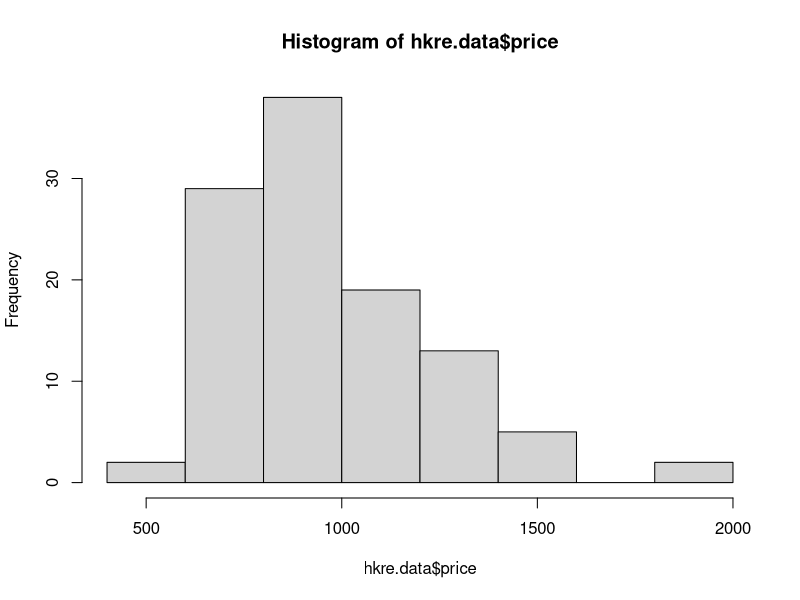
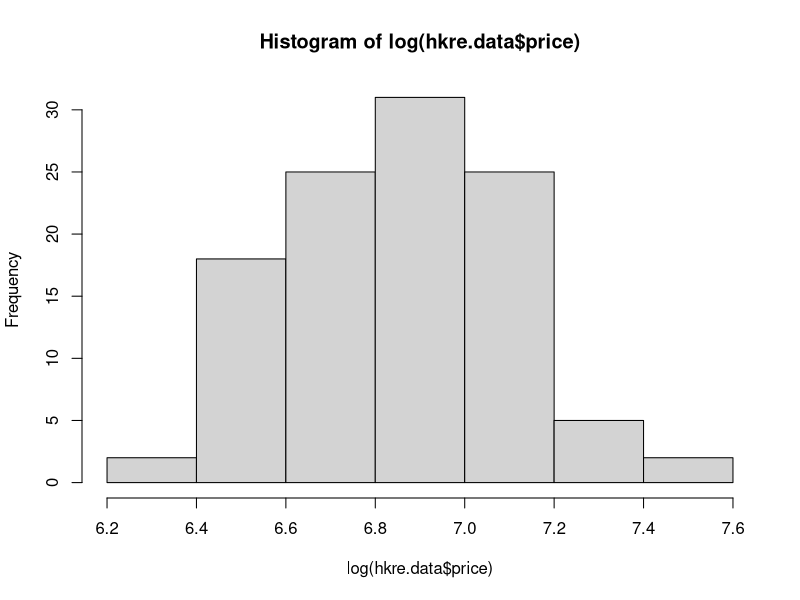
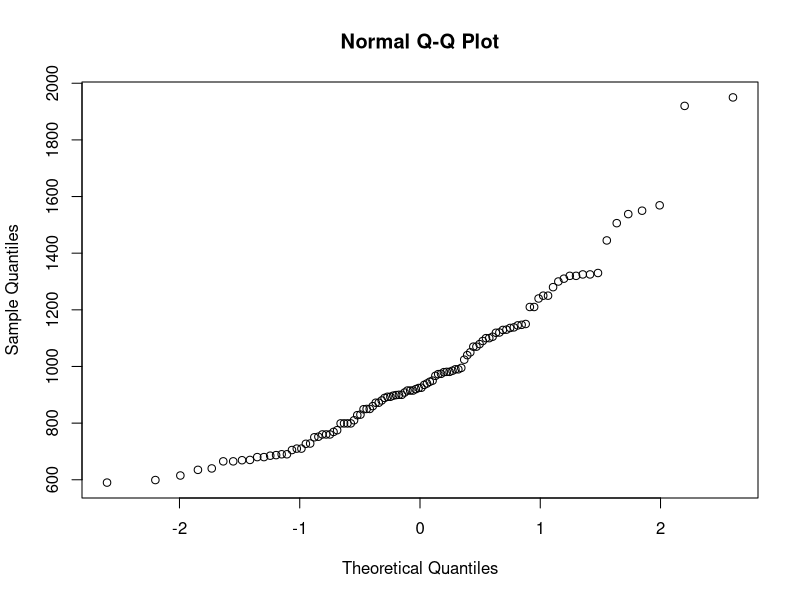
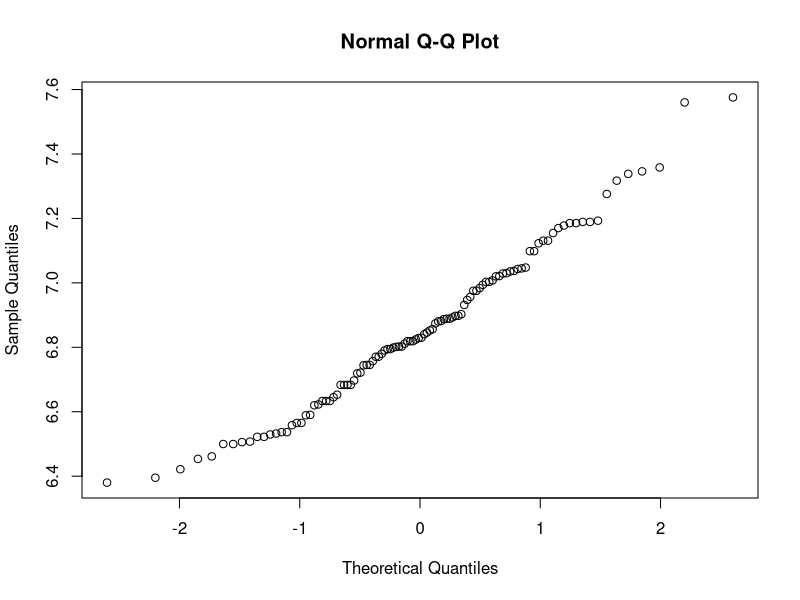

These figures' R source, in order: (Note: this script raises an error after producing the figures.)
## ---- chunk 1
hkre.data <- read.csv("HKRE.csv")
cor(hkre.data,hkre.data$price)
## ---- chunk 2
hist(hkre.data$price)
hist(log(hkre.data$price))
qqnorm(hkre.data$price)
qqnorm(log(hkre.data$price))
## ---- chunk 3
hkre.data$view <- factor(hkre.data$view)
fit1 <- lm(log(price) ~. -ID, data = hkre.data)
summary(fit1)
AIC(fit1)
## ---- chunk 4
backward_model_fit1 <- step(fit1, direction = "backward")
summary(backward_model_fit1)
## ---- chunk 5
fit2_full <- lm(log(price) ~ log(area) + log(I(beds+1)) + log(I(baths+1)) + log(I(cars+1)) + log(I(age+1)) + log(I(floor)) + view, data = hkre.data )
backward_fit2 <- step(fit2_full, direction = "backward")
summary(backward_fit2)
## ---- chunk 6
fit3_full <- lm(log(price) ~ I(area^2) + I(beds^2) + I(baths^2) + I(cars^2) + I(age^2) + I(floor^2) + view, data = hkre.data )
backward_fit3 <- stepAIC(fit3_full, direction = "backward")
summary(backward_fit3)
AIC(backward_fit3)
extractAIC(backward_fit3)
## ---- chunk 7
fit4_full <- lm(log(price) ~ I(area^3) + I(beds^3) + I(baths^3) + I(cars^3) + I(age^3) + I(floor^3) + view, data = hkre.data )
backward_fit4 <- step(fit4_full, direction = "backward")
summary(backward_fit4)
## ---- chunk 8
fit5_full <- lm(log(price) ~ I(area^4) + I(beds^4) + I(baths^4) + I(cars^4) + I(age^4) + I(floor^4) + view, data = hkre.data )
backward_fit5 <- step(fit5_full, direction = "backward")
summary(backward_fit5)
## ---- chunk 9
fit6_full <- lm(log(price) ~. -ID + area*view + area*cars + area*beds, data = hkre.data )
backward_fit6 <- step(fit6_full, direction = "backward")
summary(backward_fit6)
## ---- chunk 10
# Load the built-in mtcars dataset
data(mtcars)

# Fit the full model with all predictors
full_model <- lm(mpg ~ ., data = mtcars)

# Perform backward selection using step()
selected_model <- step(full_model, direction = "backward")

# Calculate AIC for the full model
aic_full_model <- AIC(full_model)

# Calculate AIC for the final model obtained from step()
aic_selected_model <- AIC(selected_model)

# Fit the intercept-only model
intercept_only_model <- lm(mpg ~ 1, data = mtcars)

# Calculate AIC for the intercept-only model
aic_intercept_only <- AIC(intercept_only_model)

# Print the AIC values
print(paste("AIC of the full model:", aic_full_model))
print(paste("AIC of the final selected model (from step()):", aic_selected_model))
print(paste("AIC of the intercept-only model:", aic_intercept_only))

# Print the final selected model's summary to verify
summary(selected_model)

## ---- chunk 11
extractAIC(fit3_full) - extractAIC(backward_fit3)

AIC(fit3_full) - AIC(backward_fit3)

## ---- chunk 12
loop.string <- c("area", "beds", "baths", "cars", "age", "floor", "view")

onevariable= NULL
for(J in 1:length(loop.string)){
  temp.fit=summary(lm(log(hkre.data$price)~hkre.data[,loop.string[J]]))
  onevariable=rbind(onevariable, temp.fit$coefficients[2,])
}
rownames(onevariable)=loop.string
onevariable


## ---- chunk 13
z.onevariable = NULL
for(i in 1:length(loop.string)) {
  temp.fit=summary(lm(log(hkre.data$price)~scale(hkre.data[,loop.string[i]])))
  z.onevariable=rbind(z.onevariable, temp.fit$coefficients[2,])
}

rownames(z.onevariable)=loop.string
round(z.onevariable, 2)

#
# standardize the variables
hkre.data_std <- hkre.data %>%
  mutate(across(c(area, beds, baths, cars, age, floor, view), scale))

summary(lm(log(price) ~ area + beds + baths + cars + age + floor + view, data=hkre.data))

full_stan = lm(log(price) ~ area + beds + baths + cars + age + floor + view, data=hkre.data)

barplot(rbind())
## ---- chunk 14

